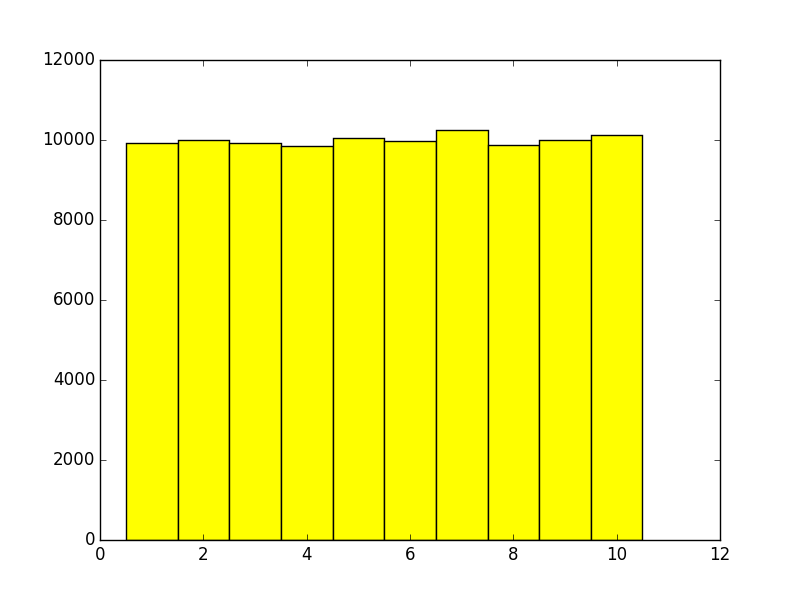

This chart was generated by the following Python code:
import matplotlib.pyplot as pyplot

import random

data1=[0,0,0,0,0,0,0,0,0,0]
pos1 = [1,2,3,4,5,6,7,8,9,10]


for i in range(100000):
    x=random.randint(1,10)
    for j in range(10):
        if x==pos1[j]:
            data1[j]+=1
    x=0
    
 
bar1 = pyplot.bar(pos1, data1, width=1, color='yellow', align='center')
 
pyplot.savefig('exercise1.png')
